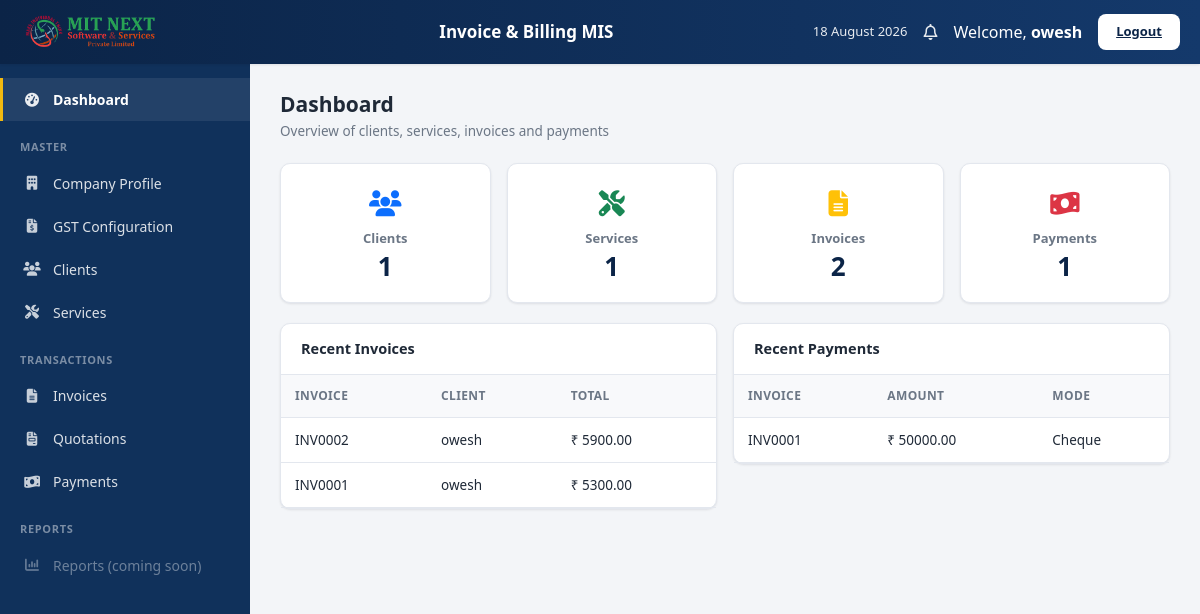
Before: /dashboard/ (signed in) with the older database file.
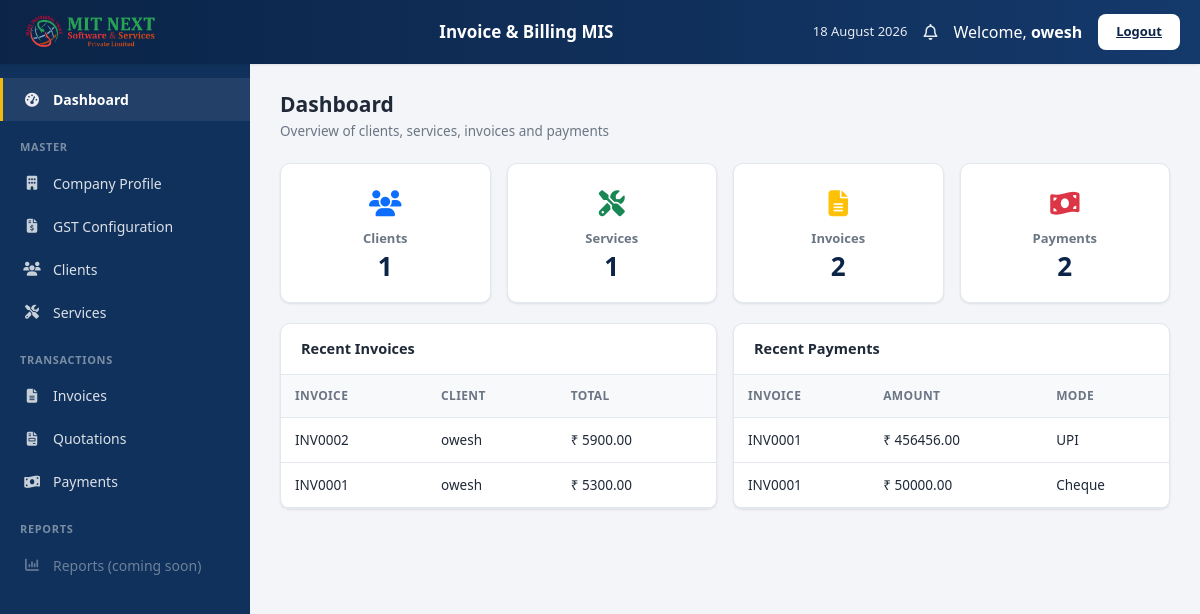
After: the same page with the newer database file.
### transaction/models.py (models this page shows, shortened)
class Invoice(models.Model):
    STATUS = [
        ("Draft", "Draft"),
        ("Generated", "Generated"),
        ("Cancelled", "Cancelled"),
    ]
    invoice_number = models.CharField(
        max_length=20,
        unique=True,
        blank=True
    )
    company = models.ForeignKey(
        CompanyProfile,
        on_delete=models.PROTECT
    )
    client = models.ForeignKey(
        Client,
        on_delete=models.PROTECT
    )
    invoice_date = models.DateField()
    subtotal = models.DecimalField(
        max_digits=12,
        decimal_places=2,
        default=0
    )
    gst_amount = models.DecimalField(
        max_digits=12,
        decimal_places=2,
        default=0
    )
    discount = models.DecimalField(
        max_digits=12,
        decimal_places=2,
        default=0
    )
    grand_total = models.DecimalField(
        max_digits=12,
        decimal_places=2,
        default=0
    )
    status = models.CharField(
        max_length=20,
        choices=STATUS,
        default="Draft"
    )
    notes = models.TextField(
        blank=True
    )
    created_at = models.DateTimeField(
        auto_now_add=True
    )
    updated_at = models.DateTimeField(
        auto_now=True
    )

class Payment(models.Model):
    MODE = [
        ("Cash", "Cash"),
        ("UPI", "UPI"),
        ("Card", "Card"),
        ("Cheque", "Cheque"),
        ("Net Banking", "Net Banking"),
    ]
    invoice = models.ForeignKey(
        Invoice,
        on_delete=models.CASCADE
    )
    payment_date = models.DateField()
    payment_mode = models.CharField(
        max_length=30,
        choices=MODE
    )
    transaction_id = models.CharField(
        max_length=100,
        blank=True
    )
    amount = models.DecimalField(
        max_digits=12,
        decimal_places=2
    )
    remarks = models.TextField(
        blank=True
    )
    created_at = models.DateTimeField(
        auto_now_add=True
    )

### master/models.py (models this page shows, shortened)
class Client(models.Model):
    client_name = models.CharField(max_length=100)
    company_name = models.CharField(max_length=150, blank=True)
    email = models.EmailField()
    phone = models.CharField(max_length=15)
    gst_number = models.CharField(max_length=20, blank=True)
    pan_number = models.CharField(max_length=20, blank=True)
    address = models.TextField()
    city = models.CharField(max_length=50)
    state = models.CharField(max_length=50)
    country = models.CharField(max_length=50)
    pincode = models.CharField(max_length=10)
    contact_person = models.CharField(max_length=100, blank=True)
    is_active = models.BooleanField(default=True)
    created_at = models.DateTimeField(auto_now_add=True)
    updated_at = models.DateTimeField(auto_now=True)

### accounts/views.py (the view)
# urls.py: path("dashboard/", views.dashboard, name="dashboard"),
@login_required(login_url="login")
@never_cache
def dashboard(request):
    context = {
        "client_count": Client.objects.count(),
        "service_count": Service.objects.count(),
        "invoice_count": Invoice.objects.count(),
        "payment_count": Payment.objects.count(),
        "recent_invoices": Invoice.objects.order_by("-id")[:5],
        "recent_payments": Payment.objects.order_by("-id")[:5],
    }
    return render(
        request,
        "accounts/dashboard.html",
        context
    )

### accounts/templates/accounts/dashboard.html (shortened to what this page needs)
{% extends "layout/app_shell.html" %}
{% load static %}
{% block content %}
<div class="page-heading">
    <h2>Dashboard</h2>
    <p>Overview of clients, services, invoices and payments</p>
</div>
<div class="row g-3">
    <div class="col-md-3">
        <div class="stat-card">
            <div class="stat-icon text-primary"><i class="fa-solid fa-users"></i></div>
            <h5>Clients</h5>
            <h2>{{ client_count }}</h2>
        </div>
    </div>
    <div class="col-md-3">
        <div class="stat-card">
            <div class="stat-icon text-success"><i class="fa-solid fa-screwdriver-wrench"></i></div>
            <h5>Services</h5>
            <h2>{{ service_count }}</h2>
        </div>
    </div>
    <div class="col-md-3">
        <div class="stat-card">
            <div class="stat-icon text-warning"><i class="fa-solid fa-file-lines"></i></div>
            <h5>Invoices</h5>
            <h2>{{ invoice_count }}</h2>
        </div>
    </div>
    <div class="col-md-3">
        <div class="stat-card">
            <div class="stat-icon text-danger"><i class="fa-solid fa-money-bill-wave"></i></div>
            <h5>Payments</h5>
            <h2>{{ payment_count }}</h2>
        </div>
    </div>
</div>
<div class="row g-3 mt-1">
    <div class="col-lg-6">
        <div class="shell-card">
            <div class="shell-card-header">Recent Invoices</div>
            <div class="shell-card-body p-0">
                <table class="shell-table">
                    <thead>
                        <tr>
                            <th>Invoice</th>
                            <th>Client</th>
                            <th>Total</th>
                        </tr>
                    </thead>
                    <tbody>
                    {% for invoice in recent_invoices %}
                        <tr>
                            <td>{{ invoice.invoice_number }}</td>
                            <td>{{ invoice.client.client_name }}</td>
                            <td>₹ {{ invoice.grand_total }}</td>
                        </tr>
                    {% empty %}
                        <tr><td colspan="3" class="text-center text-muted py-3">No Invoice Found</td></tr>
                    {% endfor %}
                    </tbody>
                </table>
            </div>
        </div>
    </div>
    <div class="col-lg-6">
        <div class="shell-card">
            <div class="shell-card-header">Recent Payments</div>
            <div class="shell-card-body p-0">
                <table class="shell-table">
                    <thead>
                        <tr>
                            <th>Invoice</th>
                            <th>Amount</th>
                            <th>Mode</th>
                        </tr>
                    </thead>
                    <tbody>
                    {% for payment in recent_payments %}
                        <tr>
                            <td>{{ payment.invoice.invoice_number }}</td>
                            <td>₹ {{ payment.amount }}</td>
                            <td>{{ payment.payment_mode }}</td>
                        </tr>
                    {% empty %}
                        <tr><td colspan="3" class="text-center text-muted py-3">No Payment Found</td></tr>
                    {% endfor %}
                    </tbody>
                </table>
            </div>
        </div>
    </div>
</div>
{% endblock %}

### accounts/templates/layout/app_shell.html (shortened to what this page needs)
{% load static %}
<!DOCTYPE html>
<html lang="en">
<head>
    <link href="https://cdn.jsdelivr.net/npm/bootstrap@5.3.7/dist/css/bootstrap.min.css" rel="stylesheet">
    <link rel="stylesheet" href="https://cdnjs.cloudflare.com/ajax/libs/font-awesome/6.7.2/css/all.min.css">
    <link rel="stylesheet" href="{% static 'css/app-shell.css' %}">
</head>
<body class="shell-body">
<header class="shell-header">
    <div class="brand">
        <div class="logo1"><img src="../static/images/logo1.png" alt=""></div>
    </div>
    <div class="app-name">
        <div class="main">Invoice &amp; Billing MIS</div>
    </div>
    <div class="header-right">
        <span class="header-date" id="shell-header-date"></span>
        <span class="bell-icon"><i class="fa-regular fa-bell"></i></span>
        <span>Welcome, <b>{{ request.user.username }}</b></span>
        <a href="{% url 'logout' %}" class="btn-logout">Logout</a>
    </div>
</header>
<aside class="shell-sidebar" id="shell-sidebar">
    <a href="{% url 'dashboard' %}"
       class="side-link {% if request.resolver_match.url_name == 'dashboard' %}active{% endif %}"
       hx-get="{% url 'dashboard' %}" hx-select="#main-content" hx-target="#main-content"
       hx-swap="outerHTML" hx-push-url="true">
    </a>
    <div class="side-section-title">Master</div>
    <a href="{% url 'company_profile' %}"
       class="side-link {% if request.resolver_match.url_name in 'company_profile,edit_company' %}active{% endif %}"
       hx-get="{% url 'company_profile' %}" hx-select="#main-content" hx-target="#main-content"
       hx-swap="outerHTML" hx-push-url="true">
        <i class="fa-solid fa-building"></i> Company Profile
    </a>
    <a href="{% url 'gst_list' %}"
       class="side-link {% if 'gst' in request.resolver_match.url_name %}active{% endif %}"
       hx-get="{% url 'gst_list' %}" hx-select="#main-content" hx-target="#main-content"
       hx-swap="outerHTML" hx-push-url="true">
        <i class="fa-solid fa-file-invoice-dollar"></i> GST Configuration
    </a>
    <a href="{% url 'client_list' %}"
       class="side-link {% if 'client' in request.resolver_match.url_name %}active{% endif %}"
       hx-get="{% url 'client_list' %}" hx-select="#main-content" hx-target="#main-content"
       hx-swap="outerHTML" hx-push-url="true">
        <i class="fa-solid fa-users"></i> Clients
    </a>
    <a href="{% url 'service_list' %}"
       class="side-link {% if 'service' in request.resolver_match.url_name %}active{% endif %}"
       hx-get="{% url 'service_list' %}" hx-select="#main-content" hx-target="#main-content"
       hx-swap="outerHTML" hx-push-url="true">
        <i class="fa-solid fa-screwdriver-wrench"></i> Services
    </a>
    <div class="side-section-title">Transactions</div>
    <a href="{% url 'invoice_list' %}"
       class="side-link {% if 'invoice' in request.resolver_match.url_name %}active{% endif %}"
       hx-get="{% url 'invoice_list' %}" hx-select="#main-content" hx-target="#main-content"
       hx-swap="outerHTML" hx-push-url="true">
        <i class="fa-solid fa-file-lines"></i> Invoices
    </a>
    <a href="{% url 'quotation_list' %}"
       class="side-link {% if 'quotation' in request.resolver_match.url_name %}active{% endif %}"
       hx-get="{% url 'quotation_list' %}" hx-select="#main-content" hx-target="#main-content"
       hx-swap="outerHTML" hx-push-url="true">
        <i class="fa-solid fa-file-invoice"></i> Quotations
    </a>
    <a href="{% url 'payment_list' %}"
       class="side-link {% if 'payment' in request.resolver_match.url_name %}active{% endif %}"
       hx-get="{% url 'payment_list' %}" hx-select="#main-content" hx-target="#main-content"
       hx-swap="outerHTML" hx-push-url="true">
        <i class="fa-solid fa-money-bill-wave"></i> Payments
    </a>
    <div class="side-section-title">Reports</div>
    <div class="side-link" style="opacity:0.45; cursor:not-allowed;" title="Reports module not yet built on the backend">
        <i class="fa-solid fa-chart-column"></i> Reports (coming soon)
    </div>
</aside>
<div class="shell-main-wrap">
    <div id="main-content">
        {% block content %}{% endblock %}
    </div>
</div>
</body>
</html>

### static/css/app-shell.css (style rules this page uses)
:root { --navy-900: #0b2447; --navy-800: #10315b; --navy-700: #14396b; --navy-600: #1a4680; --accent-blue: #1e5fb0; --accent-blue-hover: #174a8a; --accent-yellow: #f2b90f; --bg-light: #f3f5f8; --card-bg: #ffffff; --border-light: #e3e7ee; --text-muted: #6b7685; --text-dark: #1f2937; --success: #1f9d55; --danger: #d9414d; --radius: 10px; --shadow-sm: 0 1px 3px rgba(16, 24, 40, 0.06), 0 1px 2px rgba(16, 24, 40, 0.04); --shadow-md: 0 4px 14px rgba(16, 24, 40, 0.08); }
* { box-sizing: border-box; }
body.shell-body { margin: 0; background: var(--bg-light); color: var(--text-dark); font-family: "Segoe UI", -apple-system, BlinkMacSystemFont, Roboto, Arial, sans-serif; }
.shell-header { position: fixed; top: 0; left: 0; right: 0; height: 64px; background: linear-gradient(90deg, var(--navy-900), var(--navy-700)); display: flex; align-items: center; justify-content: space-between; padding: 0 20px; z-index: 1000; box-shadow: var(--shadow-sm); }
.shell-header .brand { display: flex; align-items: center; gap: 12px; color: #fff; min-width: 220px; }
.shell-header .app-name { color: #fff; text-align: center; flex: 1; }
.shell-header .app-name .main { font-weight: 700; font-size: 17px; }
.shell-header .header-right { display: flex; align-items: center; gap: 16px; color: #fff; }
.shell-header .header-right .header-date { font-size: 13px; opacity: 0.9; }
.shell-header .header-right .bell-icon { position: relative; font-size: 16px; cursor: pointer; opacity: 0.9; }
.shell-header .btn-logout { background: #fff; color: var(--navy-900); border: none; padding: 8px 18px; border-radius: 8px; font-weight: 600; font-size: 13px; cursor: pointer; transition: transform 0.15s ease, box-shadow 0.15s ease; }
.shell-sidebar { position: fixed; top: 64px; left: 0; bottom: 0; width: 250px; background: var(--navy-800); overflow-y: auto; padding: 14px 0 30px; z-index: 900; transition: transform 0.25s ease; }
.side-link { display: flex; align-items: center; gap: 12px; padding: 11px 20px; color: rgba(255,255,255,0.85); text-decoration: none; font-size: 14px; border-left: 3px solid transparent; transition: background 0.15s ease, border-color 0.15s ease; cursor: pointer; }
.side-link i { width: 18px; text-align: center; opacity: 0.9; }
.side-link.active { background: rgba(255,255,255,0.08); border-left-color: var(--accent-yellow); color: #fff; font-weight: 600; }
.side-section-title { padding: 18px 20px 6px; font-size: 11px; letter-spacing: 0.06em; color: rgba(255,255,255,0.45); font-weight: 700; text-transform: uppercase; }
.shell-main-wrap { margin-left: 250px; padding-top: 64px; min-height: 100vh; }
#main-content { padding: 28px 30px 60px; animation: contentIn 0.25s ease; }
.page-heading { margin-bottom: 22px; }
.page-heading h2 { font-size: 21px; font-weight: 700; margin: 0 0 4px; color: var(--text-dark); }
.page-heading p { color: var(--text-muted); font-size: 13.5px; margin: 0; }
.stat-card, .shell-card { background: var(--card-bg); border-radius: var(--radius); border: 1px solid var(--border-light); box-shadow: var(--shadow-sm); transition: box-shadow 0.2s ease, transform 0.2s ease; }
.stat-card { padding: 20px; text-align: center; }
.stat-card .stat-icon { font-size: 26px; margin-bottom: 8px; }
.stat-card h5 { font-size: 13px; color: var(--text-muted); font-weight: 600; margin: 6px 0 4px; }
.stat-card h2 { font-size: 26px; font-weight: 700; margin: 0; color: var(--navy-900); }
.shell-card-header { padding: 14px 20px; border-bottom: 1px solid var(--border-light); font-weight: 600; font-size: 14.5px; color: var(--text-dark); display: flex; align-items: center; justify-content: space-between; }
.shell-card-body { padding: 18px 20px; }
.shell-table { width: 100%; border-collapse: collapse; font-size: 13.5px; }
.shell-table thead th { background: #f8f9fb; color: var(--text-muted); font-weight: 600; font-size: 12px; text-transform: uppercase; letter-spacing: 0.03em; padding: 12px 14px; border-bottom: 1px solid var(--border-light); text-align: left; }
.shell-table tbody td { padding: 12px 14px; border-bottom: 1px solid var(--border-light); }
.shell-table tbody tr { transition: background 0.15s ease; }
.logo1 { width: 140px; height: 140px; display: flex; align-items: center; justify-content: center; flex-shrink: 0; overflow: hidden; }
.logo1 img { width: 150px; height: 140px; max-width: 150px; max-height: 140px; object-fit: contain; display: block; }

Changed rows visible on the page:
added Payment: invoice.invoice_number "INV0001", amount "456456.00", payment_mode "UPI"
Other visible differences:
{{ payment_count }}: "1" → "2"
